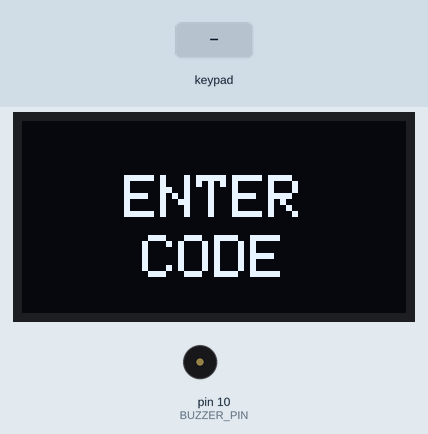
A sketch run on a simulated Arduino Uno, built with avr-gcc and run on an emulated ATmega328P. Shown: 128×64 one-colour display, buzzer (waves = sounding). The test bench sets the inputs (shaded band).

Above: at 1.2 s.
1.3 s: keypad keys 2 3 4 5 # pressed 0.4 s apart
At 4.2 s:
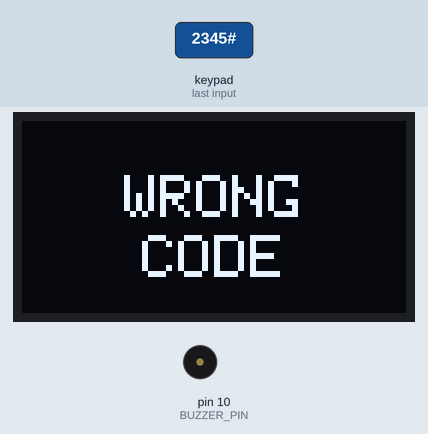
4.8 s: key '#' pressed
At 5.2 s:
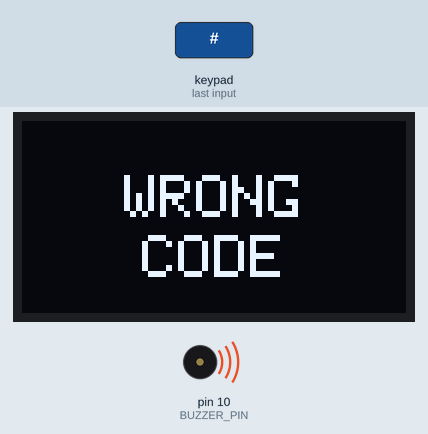
7.8 s: keypad keys 2 3 4 5 * pressed 0.4 s apart
At 8.03 s:
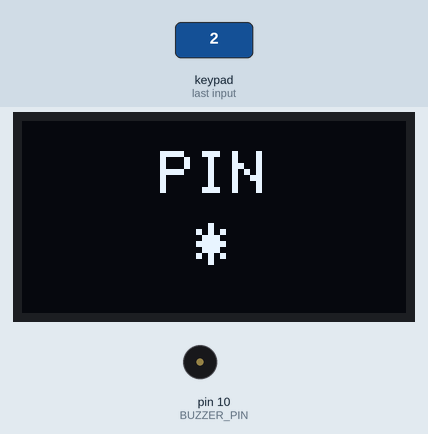
11.3 s: key '1' pressed
At 12.1 s:
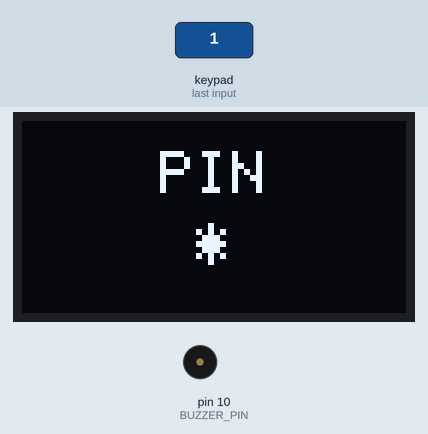
12.8 s: key '2' pressed
At 13.3 s:
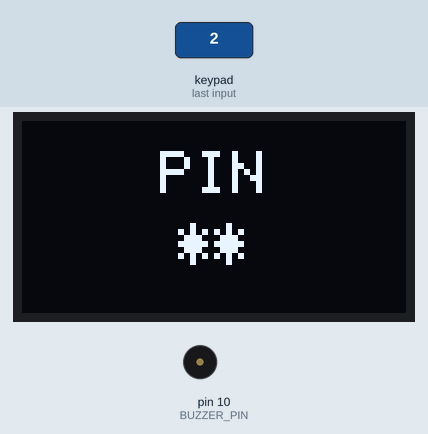
Timing chart, 0 to 15.3 s (numbered marks = the images above; inputs shaded):
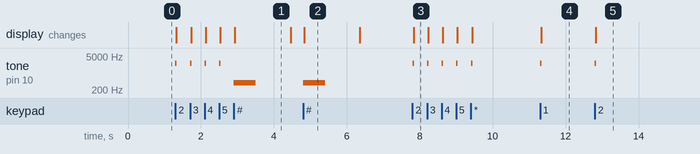

Measured:
- after the input at 1.3 s, tone on pin 10 (BUZZER_PIN): plays 2500 Hz for 0.04 s, 2500 Hz for 0.04 s, 2500 Hz for 0.04 s, 2500 Hz for 0.04 s, 400 Hz for 0.60 s, starting at once; the display: first changes at once (image 1 shows a later state)
- after the input at 4.8 s, tone on pin 10 (BUZZER_PIN): silent → 400 Hz at once, → silent 0.60 s later; the display: changes at once (image 2)
- after the input at 7.8 s, tone on pin 10 (BUZZER_PIN): alternates 2500 Hz for 0.04 s and silent for 0.36 s, 10 changes in all, then stays silent, starting at once; the display: changes at once (image 3)
- after the input at 11.3 s, tone on pin 10 (BUZZER_PIN): silent → 2500 Hz at once, → silent 0.04 s later; the display: changes at once (image 4)
- after the input at 12.8 s, tone on pin 10 (BUZZER_PIN): silent → 2500 Hz at once, → silent 0.04 s later; the display: changes at once (image 5)
- what the display in image 1 shows lasts 1.6 s, from 2.9 s to 4.5 s

The sketch:

DoorLock.ino
```cpp
#include <Wire.h>
#include <Adafruit_GFX.h>
#include <Adafruit_SSD1306.h>
#include <Keypad.h>

// -------- OLED --------
#define SCREEN_WIDTH 128
#define SCREEN_HEIGHT 64
Adafruit_SSD1306 display(SCREEN_WIDTH, SCREEN_HEIGHT, &Wire, -1);

// -------- Keypad --------
const byte ROWS = 4;
const byte COLS = 4;
char keys[ROWS][COLS] = {
  {'1','2','3','A'},
  {'4','5','6','B'},
  {'7','8','9','C'},
  {'*','0','#','D'}
};
byte rowPins[ROWS] = {2, 3, 4, 5};
byte colPins[COLS] = {6, 7, 8, 9};
Keypad keypad = Keypad(makeKeymap(keys), rowPins, colPins, ROWS, COLS);

// -------- Logic --------
String correctCode = "67";
String inputCode = "";

// -------- Passive Buzzer --------
#define BUZZER_PIN 10

void setup() {
  pinMode(BUZZER_PIN, OUTPUT);
  display.begin(SSD1306_SWITCHCAPVCC, 0x3C);
  showEnterCode();
}

void loop() {
  char key = keypad.getKey();
  if (key) {
    beepKey();  // short beep for key press

    if (key == '*') {        // Clear input
      inputCode = "";
      showEnterCode();
    }
    else if (key == '#') {   // Check code
      if (inputCode == correctCode) {
        beepSuccess();       // Two short beeps
        showDoorOpened();
      } else {
        beepError();         // Long buzz
        showWrongCode();
      }
      inputCode = "";
    }
    else {
      inputCode += key;
      showStars();
    }
  }
}

// -------- Display Functions --------
void drawCenteredText(const char* text, int y) {
  int16_t x1, y1;
  uint16_t w, h;
  display.getTextBounds(text, 0, 0, &x1, &y1, &w, &h);
  display.setCursor((SCREEN_WIDTH - w) / 2, y);
  display.print(text);
}

void showEnterCode() {
  display.clearDisplay();
  display.setTextSize(2);
  display.setTextColor(WHITE);
  drawCenteredText("ENTER", 18);
  drawCenteredText("CODE", 38);
  display.display();
}

void showWrongCode() {
  display.clearDisplay();
  display.setTextSize(2);
  drawCenteredText("WRONG", 18);
  drawCenteredText("CODE", 38);
  display.display();
  delay(1500);
  showEnterCode();
}

void showDoorOpened() {
  display.clearDisplay();
  display.setTextSize(2);
  drawCenteredText("DOOR", 18);
  drawCenteredText("OPENED", 38);
  display.display();
  delay(2000);
  showEnterCode();
}

void showStars() {
  display.clearDisplay();
  display.setTextSize(2);
  drawCenteredText("PIN", 10);

  String stars = "";
  for (int i = 0; i < inputCode.length(); i++) stars += "*";

  int16_t x1, y1;
  uint16_t w, h;
  display.getTextBounds(stars.c_str(), 0, 0, &x1, &y1, &w, &h);
  display.setCursor((SCREEN_WIDTH - w) / 2, 34);
  display.print(stars);
  display.display();
}

// -------- Passive Buzzer Sounds --------
void beepKey() {
  tone(BUZZER_PIN, 2500, 40);   // key press beep
}

void beepSuccess() {
  tone(BUZZER_PIN, 1500, 100);
  delay(150);
  tone(BUZZER_PIN, 1800, 100);  // two short beeps for success
}

void beepError() {
  tone(BUZZER_PIN, 400, 600);   // long low buzz for wrong code
}
```
